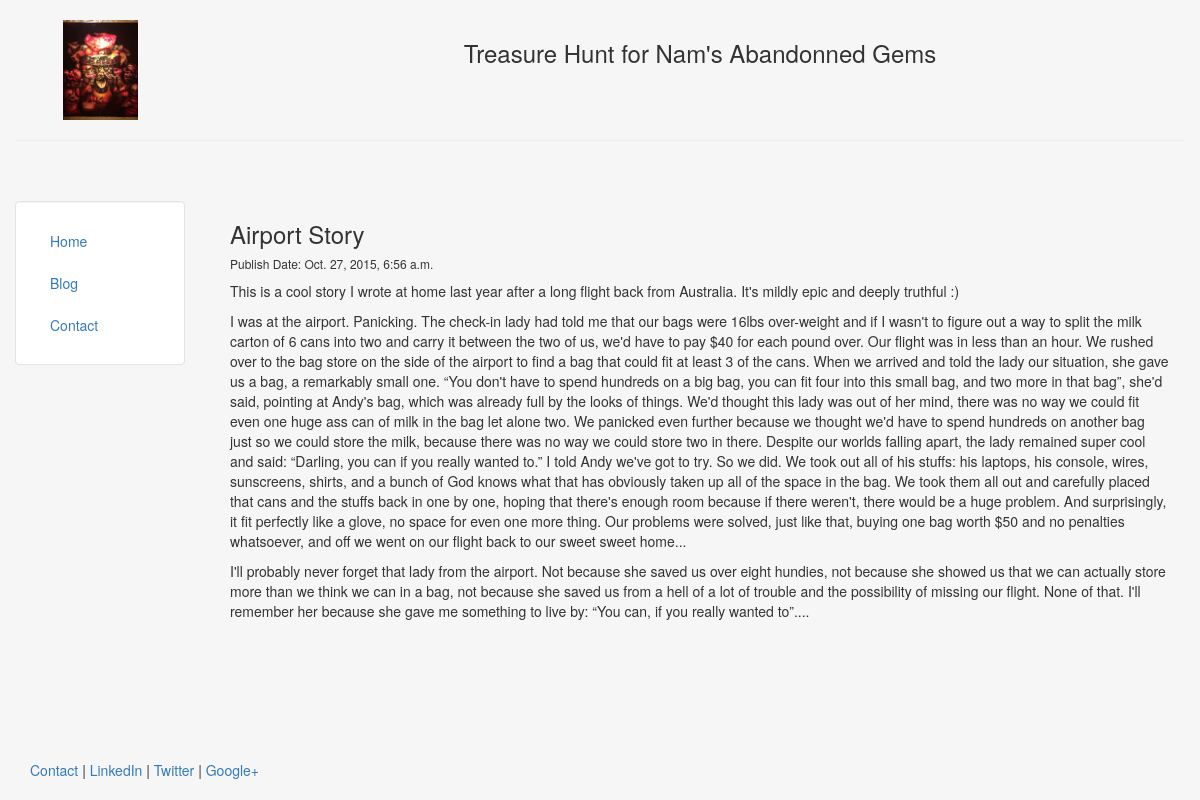
Page /blog/3 on the committed database.
### blog/models.py (models this page shows, shortened)
class Post(models.Model):
    title = models.CharField(max_length=140)
    body = models.TextField()
    date = models.DateTimeField()

### blog/templates/blog/post.html
{% extends "mypersonalpage/header.html" %}
{% block content %}
	<h3> {{ post.title }} </h3>
	<h6> Publish Date: {{ post.date }} </h6>
	{{ post.body|safe|linebreaks}}
{% endblock %}

### mypersonalpage/templates/mypersonalpage/header.html (style rules this page uses)
html, body { height:100% }

### rows in the picture
Post: title "Airport Story", date "Oct. 27, 2015, 6:56 a.m.", body "This is a cool story I wrote at home last year after a long flight back from Australia. It's mildly epic and deeply truthful :) I was at the airport. Panicking. The check-in lady had told me that our bags were 16lbs over-weight and if I wasn't to figure out a way to split the milk carton of 6 cans into two and carry it between the two of us, we'd have to pay $40 for each pound over. Our flight was in less than an hour. We rushed over to the bag store on the side of the airport to find a bag that could fit at least 3 of the cans. When we arrived and told the lady our situation, she gave us a bag, a remarkably small one. “You don't have to spend hundreds on a big bag, you can fit four into…"
